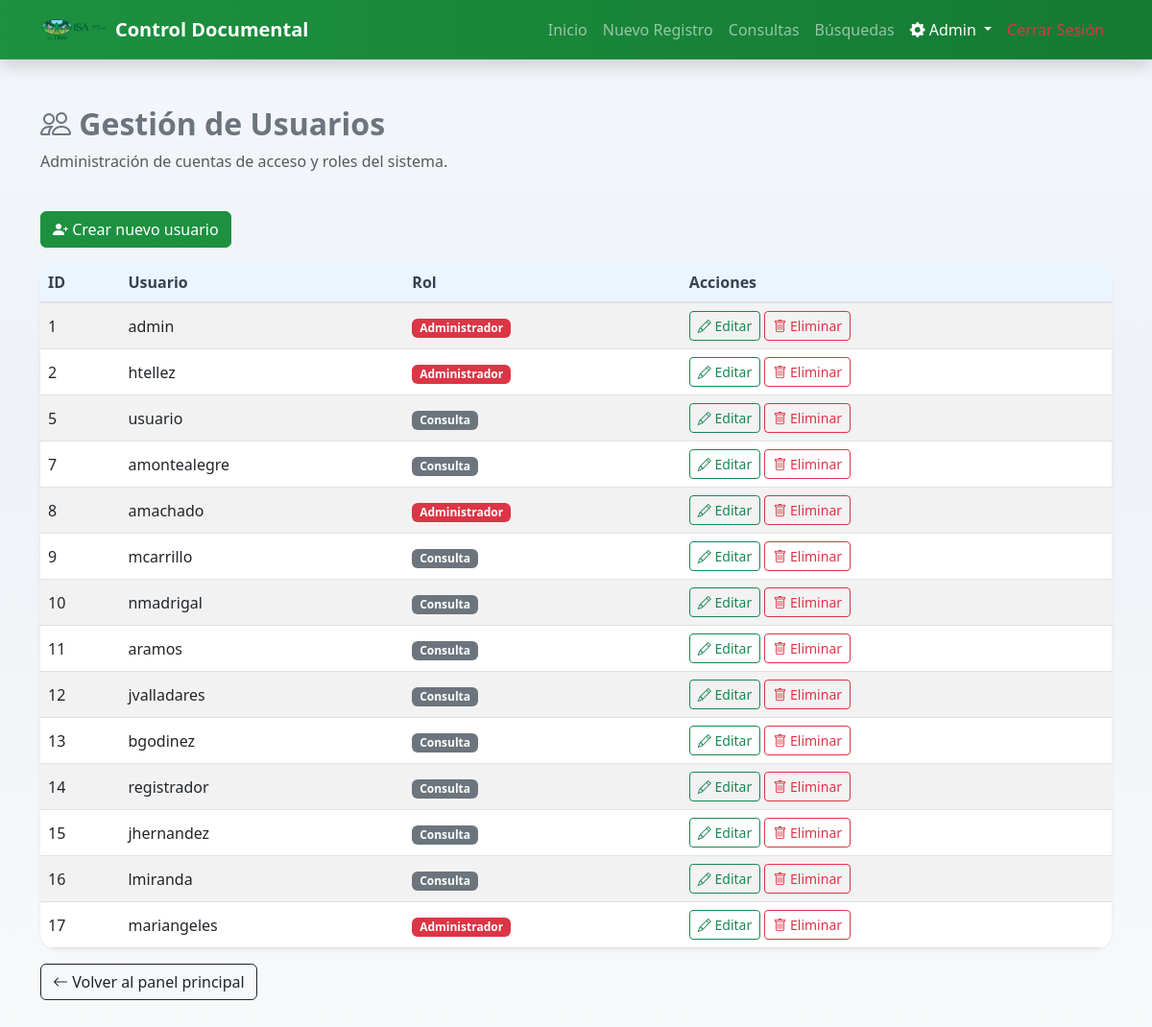
/usuarios.php (signed in), run on the app's committed database.
### tables this page shows
CREATE TABLE `usuarios` (
  `id` int(11) NOT NULL AUTO_INCREMENT,
  `usuario` varchar(50) NOT NULL,
  `password` varchar(255) NOT NULL,
  `rol` enum('admin','consulta') DEFAULT 'consulta',
  PRIMARY KEY (`id`)
);

### usuarios.php (the view, shortened to what this page needs)
<?php
include 'conexion.php';
$resultado = $conexion->query("SELECT id, usuario, rol FROM usuarios");
include 'includes/header.php';
?>
<div class="row mb-4 mt-5">
    <div class="col">
        <h2 class="fw-bold text-secondary"><i class="bi bi-people"></i> Gestión de Usuarios</h2>
        <p class="text-muted">Administración de cuentas de acceso y roles del sistema.</p>
    </div>
</div>
<div class="row mb-5">
    <div class="col">
        <a href="crear_usuario.php" class="btn btn-primary mb-3">
            <i class="bi bi-person-plus-fill"></i> Crear nuevo usuario
        </a>
        <div class="card border-0 shadow-sm">
            <div class="card-body p-0">
                <div class="table-responsive">
                    <table class="table table-hover table-striped mb-0 align-middle">
                        <thead class="table-dark">
                            <tr>
                                <th>ID</th>
                                <th>Usuario</th>
                                <th>Rol</th>
                                <th>Acciones</th>
                            </tr>
                        </thead>
                        <tbody>
                            <?php while($row = $resultado->fetch(PDO::FETCH_ASSOC)): ?>
                            <tr>
                                <td><?php echo htmlspecialchars($row['id']); ?></td>
                                <td><?php echo htmlspecialchars($row['usuario']); ?></td>
                                <td>
                                    <?php if ($row['rol'] == 'admin'): ?>
                                        <span class="badge bg-danger">Administrador</span>
                                    <?php else: ?>
                                        <span class="badge bg-secondary">Consulta</span>
                                    <?php endif; ?>
                                </td>
                                <td>
                                    <a href="editar_usuario.php?id=<?php echo $row['id']; ?>" class="btn btn-outline-success btn-sm">
                                        <i class="bi bi-pencil"></i> Editar
                                    </a>
                                    <a href="eliminar_usuario.php?id=<?php echo $row['id']; ?>" class="btn btn-outline-danger btn-sm" onclick="return confirm('¿Está seguro de eliminar este usuario?');">
                                        <i class="bi bi-trash"></i> Eliminar
                                    </a>
                                </td>
                            </tr>
                            <?php endwhile; ?>
                        </tbody>
                    </table>
                </div>
            </div>
        </div>
        <a href="panel.php" class="btn btn-outline-dark mt-3">
            <i class="bi bi-arrow-left"></i> Volver al panel principal
        </a>
    </div>
</div>
<?php include 'includes/footer.php'; ?>

### css/isa-colors.css (style rules this page uses)
:root { --isa-primary: #1d9140; --isa-primary-dark: #157a33; --isa-primary-light: #2eb859; --bs-primary: #1d9140; --bs-primary-rgb: 29, 145, 64; --bs-secondary: #6c757d; --bs-success: #1d9140; --bs-info: #0dcaf0; --bs-warning: #ffc107; --bs-danger: #dc3545; --bs-light: #f8f9fa; --bs-dark: #212529; }
.btn-primary { background-color: #1d9140; border-color: #1d9140; }
a { color: #1d9140; }
.table thead th { background-color: #1d9140; color: white; }

### includes/header.php (style rules this page uses)
body { background: linear-gradient(180deg, #f4f7fb 0%, #eef2f7 40%, #f8f9fa 100%); min-height: 100vh; }
.card { border: none; border-radius: 1.2rem; box-shadow: 0 1.25rem 2.5rem rgba(41, 51, 63, 0.08); transition: transform .18s ease, box-shadow .18s ease, border-color .18s ease; }
.table thead th { border-bottom: 2px solid #dee2e6; background: rgba(13,110,253,.08); color: #374151; font-weight: 600; }
.table tbody tr { transition: background-color .15s ease; }
.table-responsive { background-color: #ffffff; border-radius: 1rem; overflow: hidden; }
.btn, .btn-outline-dark { transition: transform .15s ease, box-shadow .15s ease, background-color .15s ease; }
.badge.bg-secondary { background-color: #6c757d !important; }

### data on the page
usuarios: id "1", usuario "admin", rol "Administrador"
usuarios: id "2", usuario "htellez", rol "Administrador"
usuarios: id "5", usuario "usuario", rol "Consulta"
usuarios: id "7", usuario "amontealegre", rol "Consulta"
usuarios: id "8", usuario "amachado", rol "Administrador"
usuarios: id "9", usuario "mcarrillo", rol "Consulta"
usuarios: id "10", usuario "nmadrigal", rol "Consulta"
usuarios: id "11", usuario "aramos", rol "Consulta"
usuarios: id "12", usuario "jvalladares", rol "Consulta"
usuarios: id "13", usuario "bgodinez", rol "Consulta"
usuarios: id "14", usuario "registrador", rol "Consulta"
usuarios: id "15", usuario "jhernandez", rol "Consulta"
usuarios: id "16", usuario "lmiranda", rol "Consulta"
usuarios: id "17", usuario "mariangeles", rol "Administrador"
